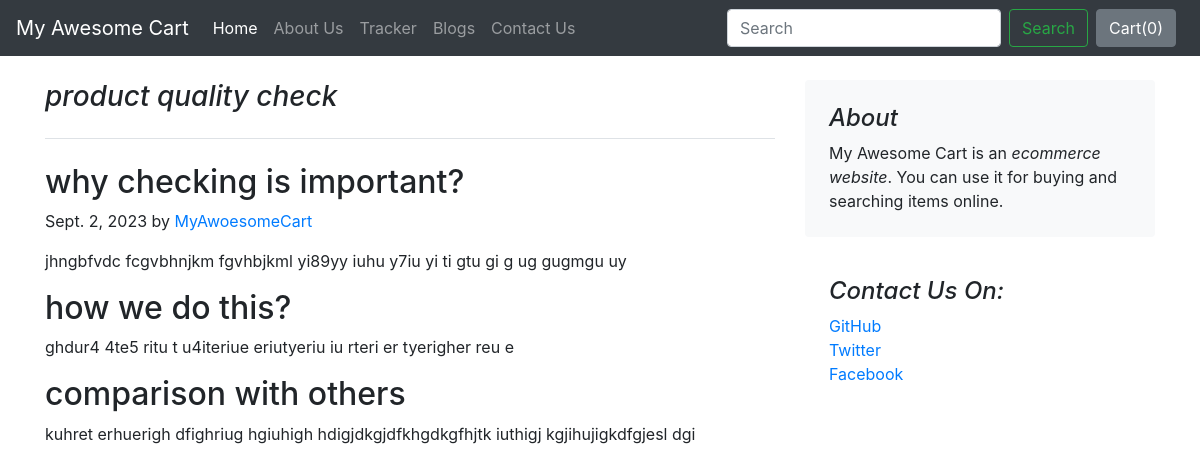
The page /blog/blogpost/1 on the database its author committed.
### blog/models.py (models this page shows, shortened)
class Blogpost(models.Model):
    post_id = models.AutoField(primary_key= True)
    title = models.CharField(max_length=50)
    head0 = models.CharField(max_length=500, default="")
    chead0 = models.CharField(max_length=5000, default="")
    head1 = models.CharField(max_length=500, default="")
    chead1 = models.CharField(max_length=5000, default="")
    head2 = models.CharField(max_length=500, default="")
    chead2 = models.CharField(max_length=5000, default="")
    pub_date = models.DateField()
    thumbnail = models.ImageField(upload_to='blog/images', default="")

### blog/views.py (the view)
# urls.py: path("blogpost/<int:id>", views.blogpost, name="blogPost"),
def blogpost(request, id):
    post = Blogpost.objects.filter(post_id = id)[0]
    return render(request,"blog/blogpost.html", {'post': post})

### blog/templates/blog/blogpost.html (shortened to what this page needs)
{%extends 'blog/base.html'%}
{%block body%}
<div class="container">
    <div class="row mt-4">
        <div class="col-md-8 blog-main">
            <h3 class="pb-4 mb-4 font-italic border-bottom">
                {{ post.title }}
            </h3>
            <div class="blog-post">
                <h2 class="blog-post-title">{{ post.head0 }}</h2>
                <p class="blog-post-meta">{{ post.pub_date }} by <a href="#">MyAwoesomeCart</a></p>
                <p>{{ post.chead0 }}</p>
                <h2>{{ post.head1 }}</h2>
                <p> {{ post.chead1 }}</p>
                <h2>{{ post.head2 }}</h2>
                <p>{{ post.chead2 }}</p>
            </div>
        </div>
        <aside class="col-md-4 blog-sidebar">
            <div class="p-4 mb-3 bg-light rounded">
                <h4 class="font-italic">About</h4>
                <p class="mb-0">My Awesome Cart is an <em>ecommerce website</em>. You can use it for buying and
                    searching items online. </p>
            </div>
            <div class="p-4">
                <h4 class="font-italic">Contact Us On: </h4>
                <ol class="list-unstyled">
                    <li><a href="#">GitHub</a></li>
                    <li><a href="#">Twitter</a></li>
                    <li><a href="#">Facebook</a></li>
                </ol>
            </div>
        </aside>
    </div>
</div>
{%endblock%}

### rows shown on the page
Blogpost: title "product quality check", head0 "why checking is important?", pub_date "Sept. 2, 2023", chead0 "jhngbfvdc fcgvbhnjkm fgvhbjkml yi89yy iuhu y7iu yi ti gtu gi g ug gugmgu uy", head1 "how we do this?", chead1 "ghdur4 4te5 ritu t u4iteriue eriutyeriu iu rteri er tyerigher reu e", head2 "comparison with others", chead2 "kuhret erhuerigh dfighriug hgiuhigh hdigjdkgjdfkhgdkgfhjtk iuthigj kgjihujigkdfgjesl dgi"
